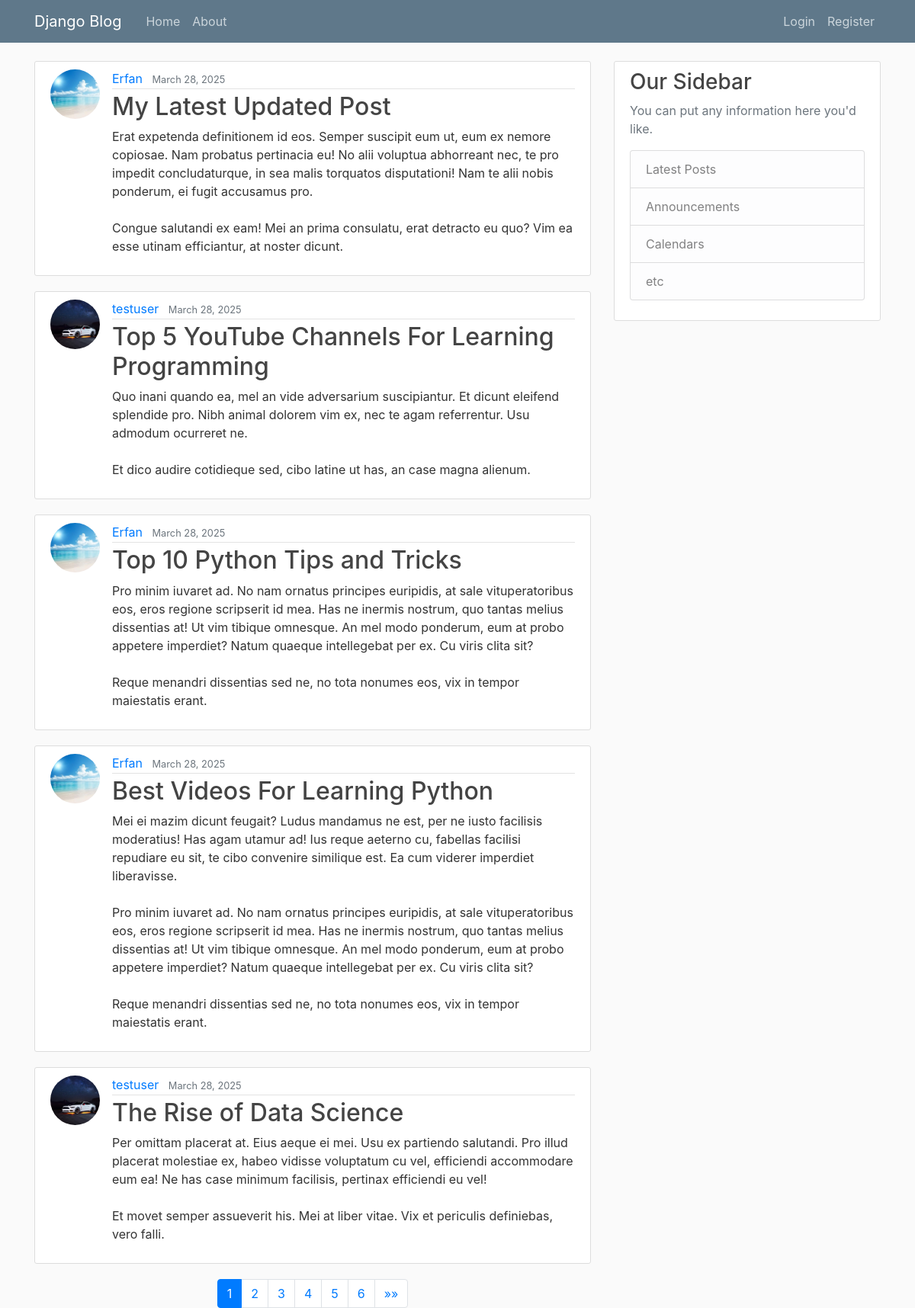
The page / on the database its author committed.
### blog/models.py (models this page shows, shortened)
class Post(models.Model):
    title = models.CharField(max_length=100)
    content = models.TextField()
    date_posted = models.DateTimeField(default= timezone.now)
    author = models.ForeignKey(User , on_delete=models.CASCADE)
    class Meta:
        ordering = ['-date_posted']

### users/models.py (models this page shows, shortened)
class Profile(models.Model):
    user = models.OneToOneField(User, on_delete=models.CASCADE)
    image = models.ImageField(default='default.jpg', upload_to='profile_pics')

### blog/views.py (the view)
# urls.py: path('', PostListView.as_view(), name='blog-home'),
class PostListView(ListView):
    model = Post
    template_name = 'blog/home.html'
    context_object_name = 'posts'
    paginate_by = 5

### blog/templates/blog/home.html (shortened to what this page needs)
{% extends "blog/base.html" %}
{% block content %}
    {% for post in posts %}
      <article class="media content-section">
          <img class="rounded-circle article-img" src="{{ post.author.profile.image.url }}">
          <div class="media-body">
            <div class="article-metadata">
              <a class="mr-2" href="#">{{ post.author }}</a>
              <small class="text-muted">{{ post.date_posted|date:"F d, Y"}}</small>
            </div>
            <h2><a class="article-title" href="{% url 'post-detail' post.id %}">{{ post.title }}</a></h2>
            <p class="article-content">{{ post.content }}</p>
          </div>
      </article>
    {% endfor %}
    {% if is_paginated %}
      <nav aria-label="Page navigation">
        <ul class="pagination justify-content-center">
          {% for i in page_obj.paginator.page_range %}
            {% if page_obj.number == i %}
              <li class="page-item active"><a class="page-link" href="#">{{ i }}</a></li>
            {% else %}
              <li class="page-item"><a class="page-link" href="?page={{ i }}">{{ i }}</a></li>
            {% endif %}
          {% endfor %}
          {% if page_obj.has_next %}
            <li class="page-item">
              <a class="page-link" href="?page={{ page_obj.paginator.num_pages }}" aria-label="Last">
                <span aria-hidden="true">&raquo;&raquo;</span>
              </a>
            </li>
          {% endif %}
        </ul>
      </nav>
    {% endif %}
{% endblock content %}

### blog/templates/blog/base.html (shortened to what this page needs)
{% load static %}
<!DOCTYPE html>
<html>
<head>
    <link rel="stylesheet" href="https://cdn.jsdelivr.net/npm/bootstrap@4.0.0/dist/css/bootstrap.min.css">
    <link rel="stylesheet" type="text/css" href="{% static 'blog/main.css' %}">
</head>
<body>
    <header class="site-header">
        <nav class="navbar navbar-expand-md navbar-dark bg-steel fixed-top">
          <div class="container">
            <a class="navbar-brand mr-4" href="{% url 'blog-home' %}">Django Blog</a>
            <div class="collapse navbar-collapse" id="navbarToggle">
              <div class="navbar-nav mr-auto">
                <a class="nav-item nav-link" href="{% url 'blog-home' %}">Home</a>
                <a class="nav-item nav-link" href="{% url 'blog-about' %}">About</a>
              </div>
              <div class="navbar-nav">
                {% if user.is_authenticated %}
                  <a class="nav-item nav-link" href="{% url 'post-create' %}">New Post</a>
                  <a class="nav-item nav-link" href="{% url 'profile' %}">profile</a>
                  <a class="nav-item nav-link" href="{% url 'logout' %}">Logout</a>
                {% else %}
                  <a class="nav-item nav-link" href="{% url 'login' %}">Login</a>
                  <a class="nav-item nav-link" href="{% url 'register' %}">Register</a>
                {% endif %}
              </div>
            </div>
          </div>
        </nav>
    </header>
    <main role="main" class="container">
        <div class="row">
          <div class="col-md-8">
            {% block content %}{% endblock %}
          </div>
          <div class="col-md-4">
            <div class="content-section">
              <h3>Our Sidebar</h3>
              <p class='text-muted'>You can put any information here you'd like.
                <ul class="list-group">
                  <li class="list-group-item list-group-item-light">Latest Posts</li>
                  <li class="list-group-item list-group-item-light">Announcements</li>
                  <li class="list-group-item list-group-item-light">Calendars</li>
                  <li class="list-group-item list-group-item-light">etc</li>
                </ul>
              </p>
            </div>
          </div>
        </div>
    </main>
</body>
</html>

### blog/static/blog/main.css (style rules this page uses)
body { background: #fafafa; color: #333333; margin-top: 5rem; }
h1, h2, h3, h4, h5, h6 { color: #444444; }
ul { margin: 0; }
.bg-steel { background-color: #5f788a; }
.site-header .navbar-nav .nav-link { color: #cbd5db; }
.content-section { background: #ffffff; padding: 10px 20px; border: 1px solid #dddddd; border-radius: 3px; margin-bottom: 20px; }
.article-title { color: #444444; }
.article-content { white-space: pre-line; }
.article-img { height: 65px; width: 65px; margin-right: 16px; }
.article-metadata { padding-bottom: 1px; margin-bottom: 4px; border-bottom: 1px solid #e3e3e3 }

### rows shown on the page
Post: author.profile.image (picture), author "Erfan", date_posted "March 28, 2025", title "My Latest Updated Post", content "Erat expetenda definitionem id eos. Semper suscipit eum ut, eum ex nemore copiosae. Nam probatus pertinacia eu! No alii voluptua abhorreant nec, te pro impedit concludaturque, in sea malis torquatos disputationi! Nam te alii nobis ponderum, ei fugit accusamus pro. Congue salutandi ex eam! Mei an prima consulatu, erat detracto eu quo? Vim ea esse utinam efficiantur, at noster dicunt."
Post: author.profile.image (placeholder picture), author "testuser", date_posted "March 28, 2025", title "Top 5 YouTube Channels For Learning Programming", content "Quo inani quando ea, mel an vide adversarium suscipiantur. Et dicunt eleifend splendide pro. Nibh animal dolorem vim ex, nec te agam referrentur. Usu admodum ocurreret ne. Et dico audire cotidieque sed, cibo latine ut has, an case magna alienum."
Post: author.profile.image (picture), author "Erfan", date_posted "March 28, 2025", title "Top 10 Python Tips and Tricks", content "Pro minim iuvaret ad. No nam ornatus principes euripidis, at sale vituperatoribus eos, eros regione scripserit id mea. Has ne inermis nostrum, quo tantas melius dissentias at! Ut vim tibique omnesque. An mel modo ponderum, eum at probo appetere imperdiet? Natum quaeque intellegebat per ex. Cu viris clita sit? Reque menandri dissentias sed ne, no tota nonumes eos, vix in tempor maiestatis erant."
Post: author.profile.image (picture), author "Erfan", date_posted "March 28, 2025", title "Best Videos For Learning Python", content "Mei ei mazim dicunt feugait? Ludus mandamus ne est, per ne iusto facilisis moderatius! Has agam utamur ad! Ius reque aeterno cu, fabellas facilisi repudiare eu sit, te cibo convenire similique est. Ea cum viderer imperdiet liberavisse. Pro minim iuvaret ad. No nam ornatus principes euripidis, at sale vituperatoribus eos, eros regione scripserit id mea. Has ne inermis nostrum, quo tantas melius dissentias at! Ut vim tibique omnesque. An mel modo ponderum, eum at probo appetere imperdiet? Natum quaeque intellegebat per ex. Cu viris clita sit? Reque menandri dissentias sed ne, no tota nonumes eos, vix in tempor maiestatis erant."
Post: author.profile.image (placeholder picture), author "testuser", date_posted "March 28, 2025", title "The Rise of Data Science", content "Per omittam placerat at. Eius aeque ei mei. Usu ex partiendo salutandi. Pro illud placerat molestiae ex, habeo vidisse voluptatum cu vel, efficiendi accommodare eum ea! Ne has case minimum facilisis, pertinax efficiendi eu vel! Et movet semper assueverit his. Mei at liber vitae. Vix et periculis definiebas, vero falli."

### other values the page prints
{{ i }} "1"
{{ i }} "2" "3" "4" "5" "6"
